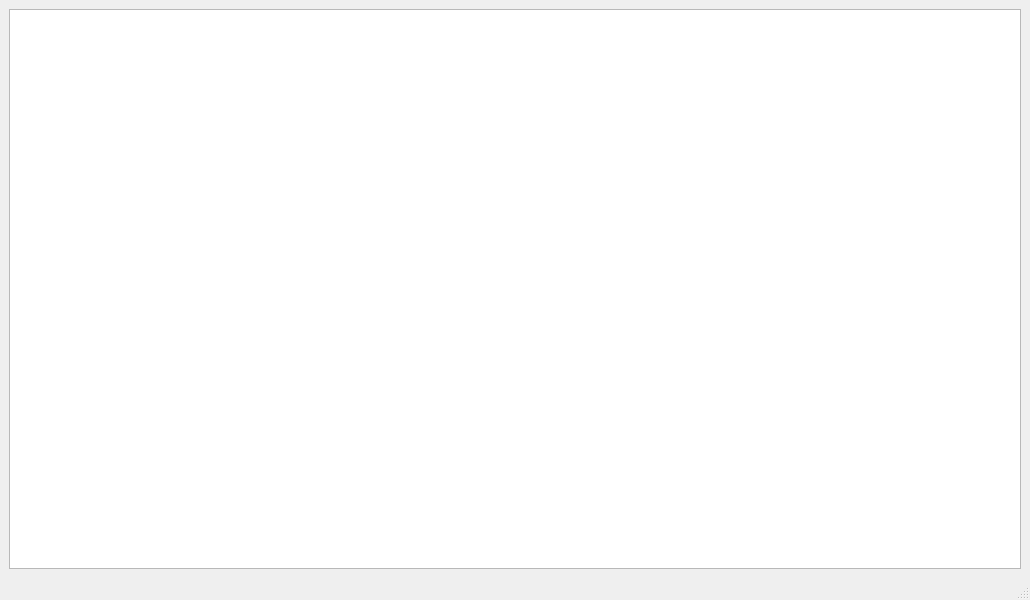
<?xml version="1.0" encoding="UTF-8"?>
<ui version="4.0">
 <class>MainWindow</class>
 <widget class="QMainWindow" name="MainWindow">
  <property name="geometry">
   <rect>
    <x>0</x>
    <y>0</y>
    <width>1030</width>
    <height>600</height>
   </rect>
  </property>
  <property name="windowTitle">
   <string>MainWindow</string>
  </property>
  <widget class="QWidget" name="centralwidget">
   <property name="sizePolicy">
    <sizepolicy hsizetype="Fixed" vsizetype="Fixed">
     <horstretch>0</horstretch>
     <verstretch>0</verstretch>
    </sizepolicy>
   </property>
   <layout class="QHBoxLayout" name="horizontalLayout_2">
    <item>
     <layout class="QHBoxLayout" name="horizontalLayout">
      <item>
       <widget class="QTableView" name="tableView">
        <property name="sizePolicy">
         <sizepolicy hsizetype="Preferred" vsizetype="Preferred">
          <horstretch>0</horstretch>
          <verstretch>0</verstretch>
         </sizepolicy>
        </property>
        <property name="mouseTracking">
         <bool>true</bool>
        </property>
        <property name="layoutDirection">
         <enum>Qt::LeftToRight</enum>
        </property>
        <property name="autoFillBackground">
         <bool>true</bool>
        </property>
        <property name="sizeAdjustPolicy">
         <enum>QAbstractScrollArea::AdjustIgnored</enum>
        </property>
        <property name="alternatingRowColors">
         <bool>true</bool>
        </property>
        <attribute name="horizontalHeaderCascadingSectionResizes">
         <bool>true</bool>
        </attribute>
        <attribute name="horizontalHeaderMinimumSectionSize">
         <number>50</number>
        </attribute>
        <attribute name="horizontalHeaderDefaultSectionSize">
         <number>140</number>
        </attribute>
        <attribute name="horizontalHeaderShowSortIndicator" stdset="0">
         <bool>false</bool>
        </attribute>
        <attribute name="horizontalHeaderStretchLastSection">
         <bool>true</bool>
        </attribute>
        <attribute name="verticalHeaderVisible">
         <bool>false</bool>
        </attribute>
       </widget>
      </item>
     </layout>
    </item>
   </layout>
  </widget>
  <widget class="QMenuBar" name="menubar">
   <property name="geometry">
    <rect>
     <x>0</x>
     <y>0</y>
     <width>1030</width>
     <height>25</height>
    </rect>
   </property>
  </widget>
  <widget class="QStatusBar" name="statusbar"/>
 </widget>
 <resources/>
 <connections/>
</ui>
